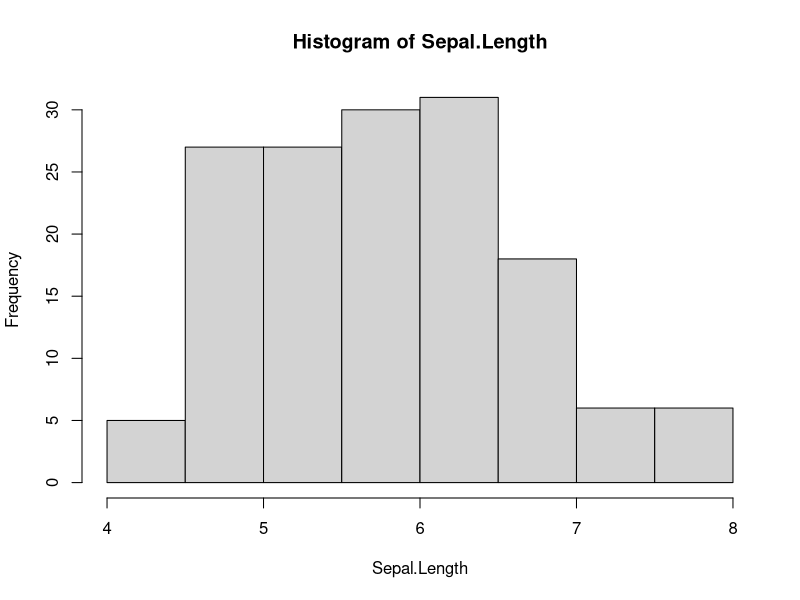
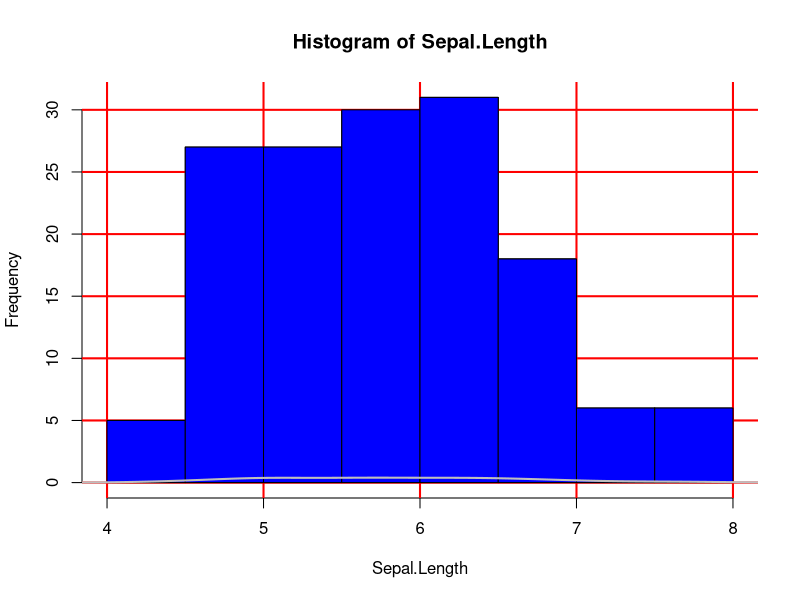
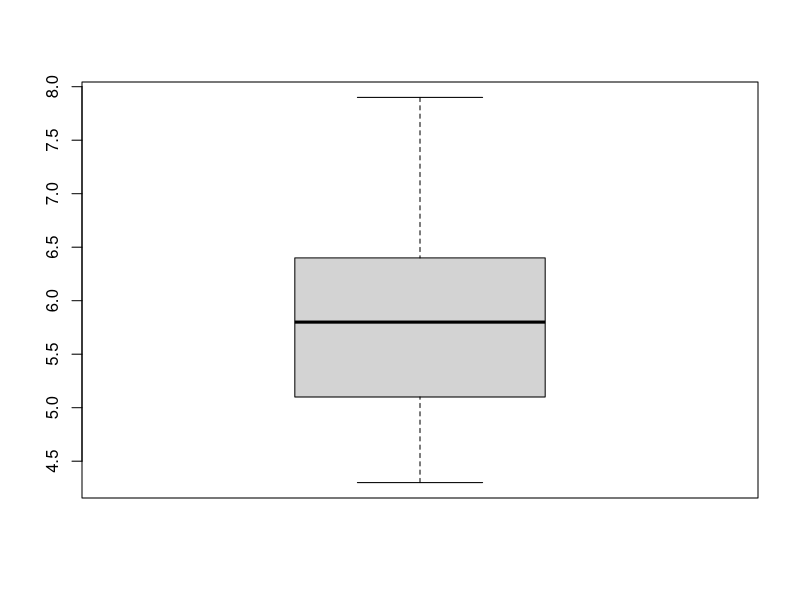
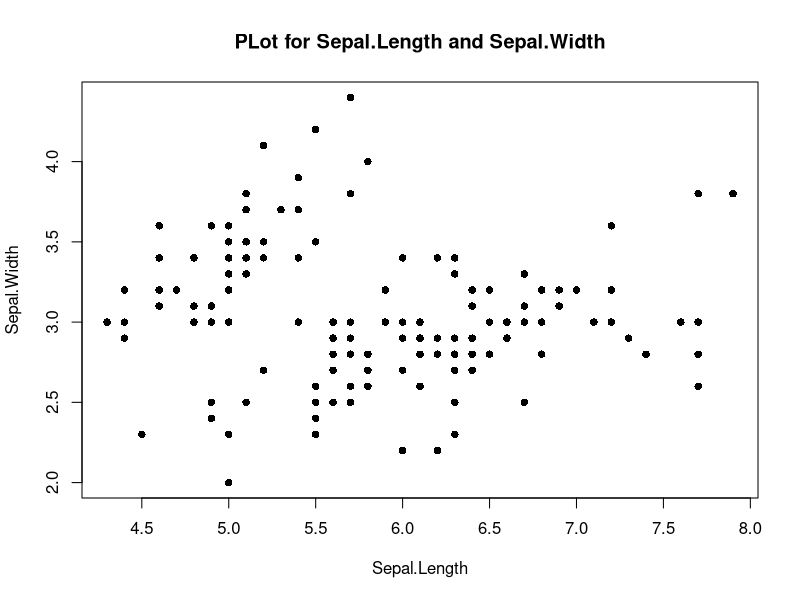
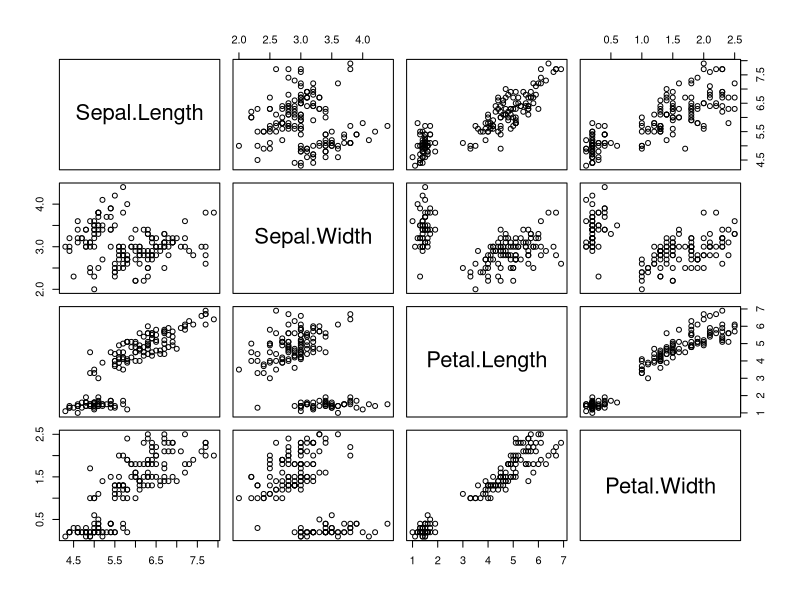
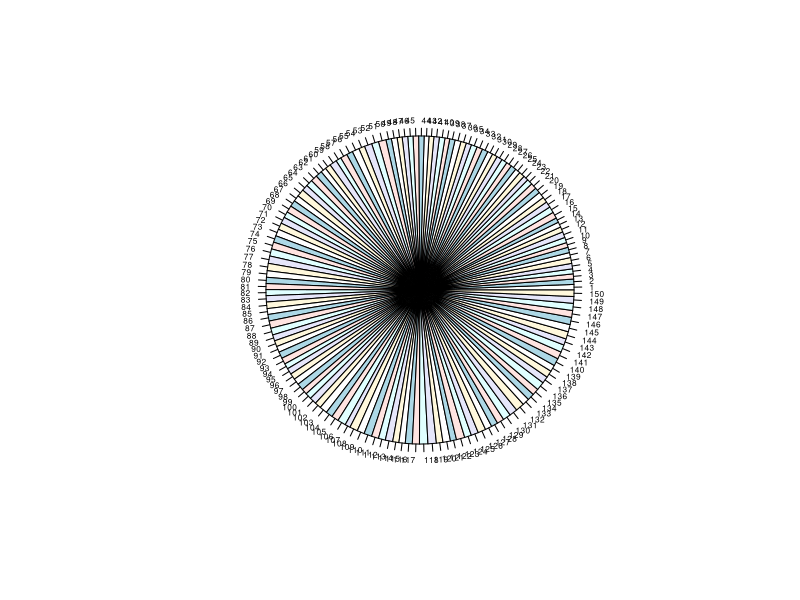
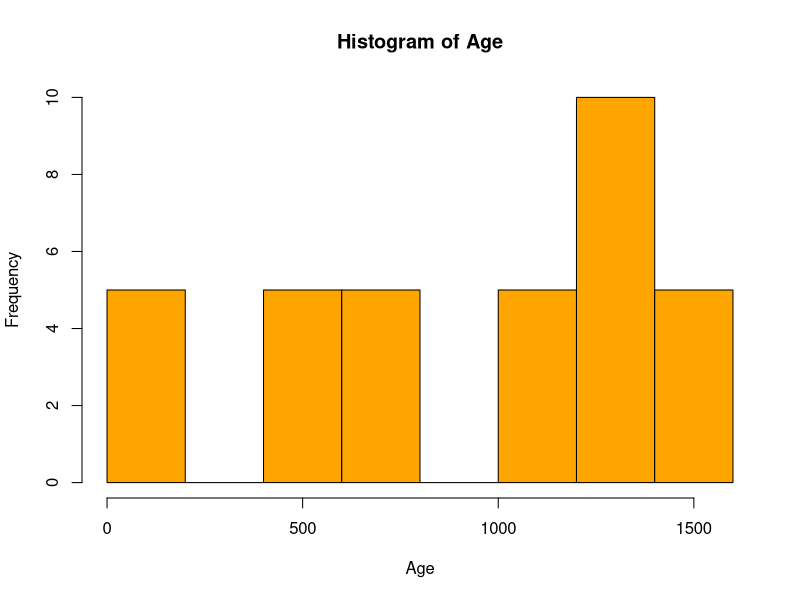
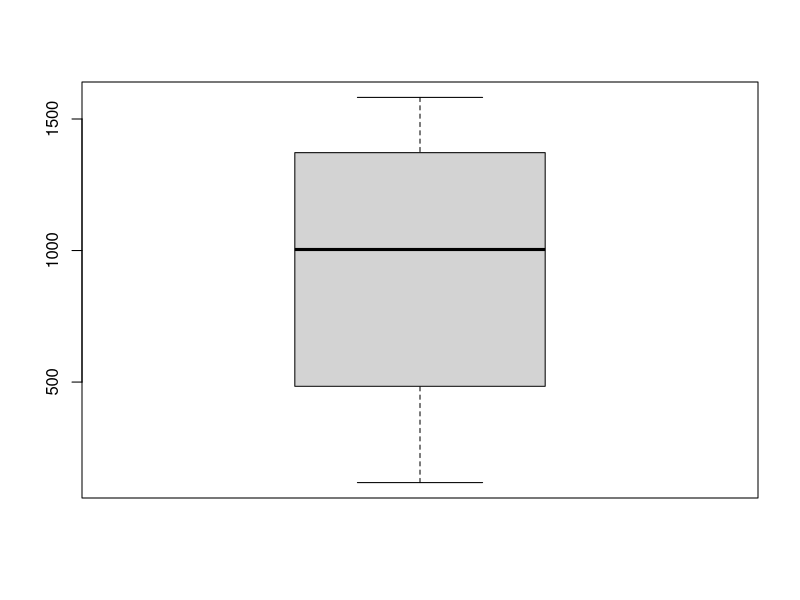

Here is the R script that generated these plots, in order:

#########Iris
iris
head(iris)
attach(iris)
hist(Sepal.Length)
hist(Sepal.Length,main="Histogram of Sepal.Length",xlab = "Sepal.Length",ylab = "Frequency",col = "blue")
grid(nx=NULL,ny=NULL,lty = 1,col = "red",lwd = 2)
hist(Sepal.Length,main = "Histogram of Sepal.Length",xlab = "Sepal.Length",ylab = "Frequency",col = "blue",lwd = 2,add = TRUE)
lines(density(Sepal.Length),lwd = 2,col = "grey")


boxplot(Sepal.Length)

plot(Sepal.Length,Sepal.Width,pch = 16,cex = 1,main = "PLot for Sepal.Length and Sepal.Width")

mymatrix<-subset(iris,select = c(Sepal.Length,Sepal.Width,Petal.Length,Petal.Width))
pairs(mymatrix)

pie(Sepal.Length,cex = 0.5)

######Orange
Orange
head(Orange)
attach(Orange)
hist(age,main = "Histogram of Age",xlab = "Age",ylab = "Frequency",col = "Orange",lwd = 1,add = FALSE)


boxplot(age)

plot(age,circumference,pch = 16,cex = 1,main = "Plot of Age")

mymatrix<-subset(Orange,select = c(age,circumference))
pairs(mymatrix)

pie(age,cex = 0.5)
